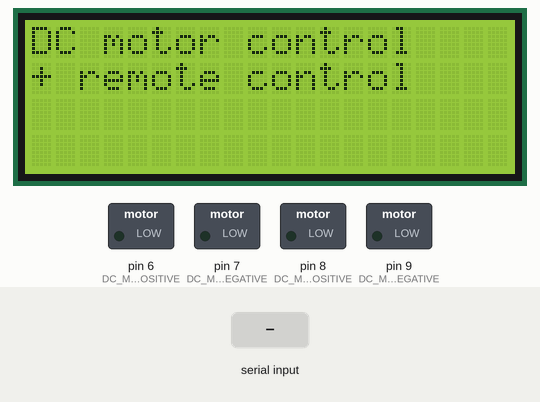
Recording of a sketch running on a simulated Arduino Uno, built with avr-gcc and run on an emulated ATmega328P. Parts: 20×4 character LCD, switched loads named in the sketch (green lamp = pin HIGH). The inputs (shaded band) are chosen by the test bench.

Above: at 2.2 s.
2.3 s: "W" received over Serial
At 2.8 s:
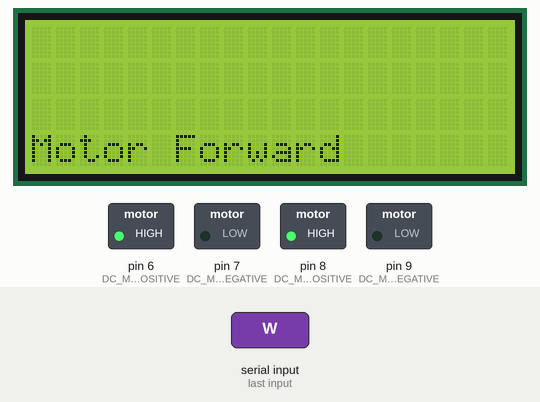
3.8 s: "Z" received over Serial
At 5.0 s:
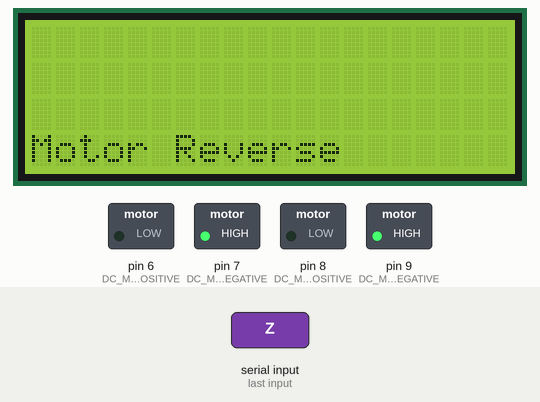
5.3 s: "X" received over Serial
At 6.0 s:
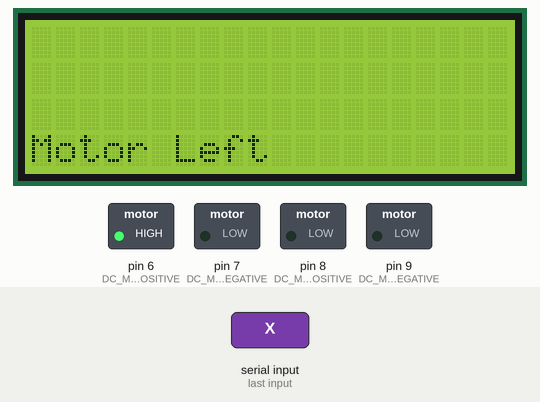
6.8 s: "Y" received over Serial
At 7.4 s:
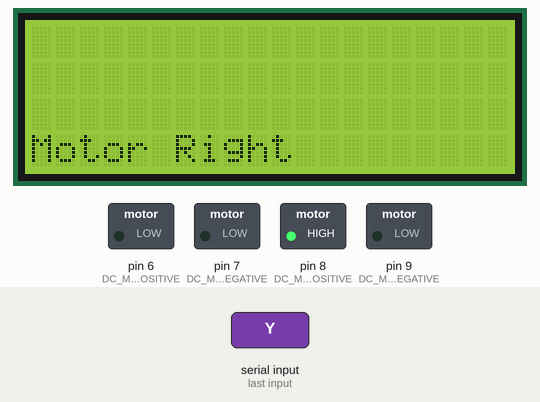
8.3 s: "E" received over Serial
At 9.6 s:
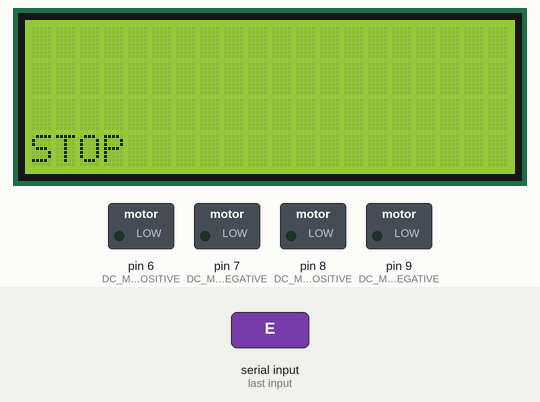
Timing chart, 0 to 10.8 s (numbered marks = the images above; inputs shaded):
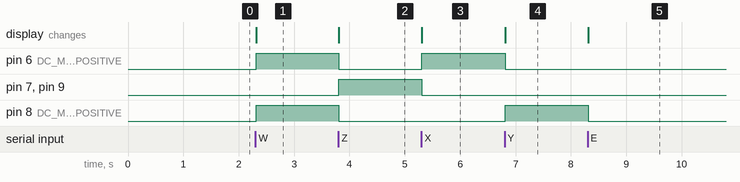

The sketch:

WirelessCarReceiver.ino
```cpp
#include <LiquidCrystal.h>
LiquidCrystal lcd(12, 11, 5, 4, 3, 2);
#define DC_MOTOR1_POSITIVE 6
#define DC_MOTOR1_NEGATIVE 7
#define DC_MOTOR2_POSITIVE 8
#define DC_MOTOR2_NEGATIVE 9
void setup()
{
  Serial.begin(9600);
  lcd.begin(20,4);
  pinMode(DC_MOTOR1_POSITIVE, OUTPUT);
  pinMode(DC_MOTOR1_NEGATIVE, OUTPUT);
  pinMode(DC_MOTOR2_POSITIVE, OUTPUT);
  pinMode(DC_MOTOR2_NEGATIVE, OUTPUT);
  lcd.setCursor(0,0);
  lcd.print("DC motor control");
  lcd.setCursor(0,1);
  lcd.print("+ remote control");
  delay(1000);
}
void loop()
{
char LABVIEW_SERIAL_CHAR;
LABVIEW_SERIAL_CHAR=Serial.read();
  if(LABVIEW_SERIAL_CHAR=='W')

  {
    lcd.clear();
    lcd.setCursor(0,3);
 lcd.print("Motor Forward");
    digitalWrite(DC_MOTOR1_POSITIVE, HIGH);
    digitalWrite(DC_MOTOR1_NEGATIVE, LOW);
    digitalWrite(DC_MOTOR2_POSITIVE, HIGH);
    digitalWrite(DC_MOTOR2_NEGATIVE, LOW);
  }
  else if (LABVIEW_SERIAL_CHAR=='Z')
  {
    lcd.clear();
    lcd.setCursor(0,3);
    lcd.print("Motor Reverse");
    digitalWrite(DC_MOTOR1_POSITIVE, LOW);
    digitalWrite(DC_MOTOR1_NEGATIVE, HIGH);
    digitalWrite(DC_MOTOR2_POSITIVE, LOW);
    digitalWrite(DC_MOTOR2_NEGATIVE, HIGH);
  }
  else if (LABVIEW_SERIAL_CHAR=='X')
  {
    lcd.clear();
    lcd.setCursor(0,3);
    lcd.print("Motor Left");
    digitalWrite(DC_MOTOR1_POSITIVE, HIGH);
    digitalWrite(DC_MOTOR1_NEGATIVE, LOW);
    digitalWrite(DC_MOTOR2_POSITIVE, LOW);
    digitalWrite(DC_MOTOR2_NEGATIVE, LOW);
  }
  else if (LABVIEW_SERIAL_CHAR=='Y')
  {
    lcd.clear();
    lcd.setCursor(0,3);
    lcd.print("Motor Right");
    digitalWrite(DC_MOTOR1_POSITIVE, LOW);
    digitalWrite(DC_MOTOR1_NEGATIVE, LOW);
    digitalWrite(DC_MOTOR2_POSITIVE, HIGH);
    digitalWrite(DC_MOTOR2_NEGATIVE, LOW);
  }
  else if (LABVIEW_SERIAL_CHAR=='E')
  {
    lcd.clear();
    lcd.setCursor(0,3);
    lcd.print("STOP");
    digitalWrite(DC_MOTOR2_POSITIVE, LOW);
    digitalWrite(DC_MOTOR1_NEGATIVE, LOW);
    digitalWrite(DC_MOTOR2_POSITIVE, LOW);
    digitalWrite(DC_MOTOR2_NEGATIVE, LOW);
  }

   delay(10);
}
```

Measured:
- after the input at 2.3 s, pin 6 (DC_MOTOR1_POSITIVE), pin 8 (DC_MOTOR2_POSITIVE): LOW → HIGH at once; the display: changes at once (image 1)
- after the input at 3.8 s, pin 6 (DC_MOTOR1_POSITIVE), pin 8 (DC_MOTOR2_POSITIVE): HIGH → LOW at once; pin 7 (DC_MOTOR1_NEGATIVE), pin 9 (DC_MOTOR2_NEGATIVE): LOW → HIGH at once; the display: changes at once (image 2)
- after the input at 5.3 s, pin 6 (DC_MOTOR1_POSITIVE): LOW → HIGH at once; pin 7 (DC_MOTOR1_NEGATIVE), pin 9 (DC_MOTOR2_NEGATIVE): HIGH → LOW at once; the display: changes at once (image 3)
- after the input at 6.8 s, pin 6 (DC_MOTOR1_POSITIVE): HIGH → LOW at once; pin 8 (DC_MOTOR2_POSITIVE): LOW → HIGH at once; the display: changes at once (image 4)
- after the input at 8.3 s, pin 8 (DC_MOTOR2_POSITIVE): HIGH → LOW at once; the display: changes at once (image 5)
